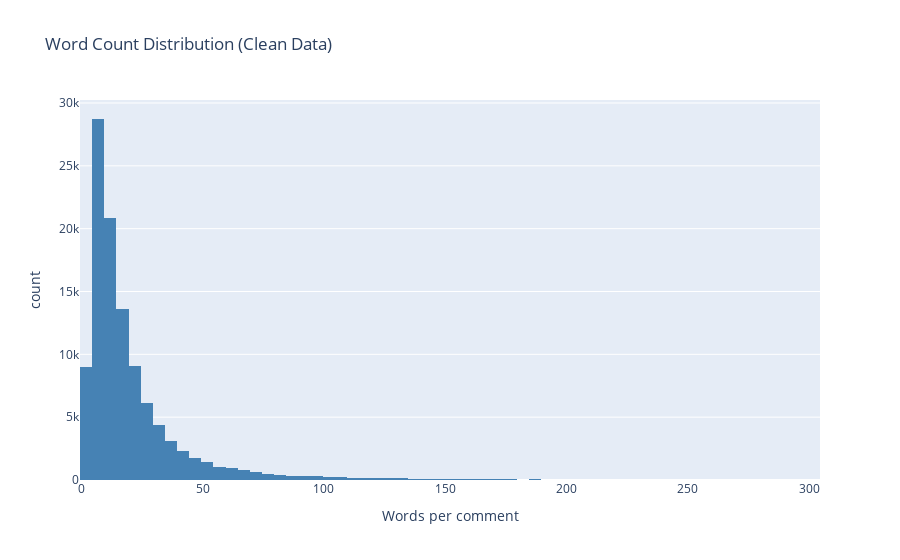

Notebook code for this chart:
### Markdown cell above
## Step 6 — Processing Report

### Code cell
import plotly.express as px

n_raw    = len(df_raw)
n_clean  = len(df)
pct_kept = n_clean / n_raw * 100

print("=" * 50)
print("PREPROCESSING REPORT")
print("=" * 50)
print(f"  Raw records:       {n_raw:,}")
print(f"  After dedup:       {n_raw - n_dupes:,}  (-{n_dupes:,} dupes)")
print(f"  After cleaning:    {n_raw - n_dupes - n_empty - n_short - n_long:,}  (-{n_empty + n_short + n_long:,} noise)")
print(f"  After lang filter: {n_clean:,}  (-{n_non_en:,} non-English)")
print(f"  Retention rate:    {pct_kept:.1f}%")
print()
print("  By channel:")
print(df["channel_name"].value_counts().to_string())
print()
print(f"  Word count — mean: {df['word_count'].mean():.1f}  median: {df['word_count'].median():.0f}  max: {df['word_count'].max()}")
print()
print("  Labels (expect all null — model hasn't run yet):")
for lbl in ["label_toxicity", "label_hate_racism", "label_harassment"]:
    if lbl in df.columns:
        print(f"    {lbl}: {df[lbl].notna().sum()} labeled")
print()
print(f"  Output: {out_path}")
print("=" * 50)

# Word count distribution of clean data
fig = px.histogram(
    df, x="word_count", nbins=60,
    title="Word Count Distribution (Clean Data)",
    labels={"word_count": "Words per comment"},
    color_discrete_sequence=["steelblue"],
)
fig.show()

### Figure 1 — Plotly figure (JSON) as saved in the notebook; plotly's stock layout.template omitted (floating-point values rounded to 4 significant figures; data arrays with more than 128 entries replaced by an {"elided": "..."} marker saying what was removed)
{"data": [{"bingroup": "x", "hovertemplate": "Words per comment=%{x}<br>count=%{y}<extra></extra>", "legendgroup": "", "marker": {"color": "steelblue", "pattern": {"shape": ""}}, "name": "", "nbinsx": 60, "orientation": "v", "showlegend": false, "type": "histogram", "x": {"elided": "107987 int values"}, "xaxis": "x", "yaxis": "y"}], "layout": {"barmode": "relative", "legend": {"tracegroupgap": 0}, "title": {"text": "Word Count Distribution (Clean Data)"}, "xaxis": {"anchor": "y", "domain": [0, 1], "title": {"text": "Words per comment"}}, "yaxis": {"anchor": "x", "domain": [0, 1], "title": {"text": "count"}}}}
